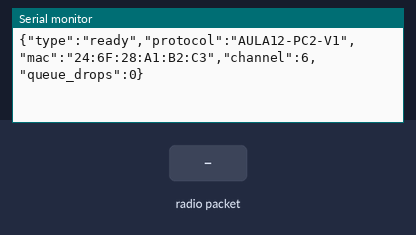
The sketch below on a simulated ESP32-C3. Parts: the last lines printed to the serial monitor. The inputs (shaded band) are chosen by the test bench.

Above: at 1.2 s.
1.3 s: radio packet "\"" arrives
At 1.9 s:
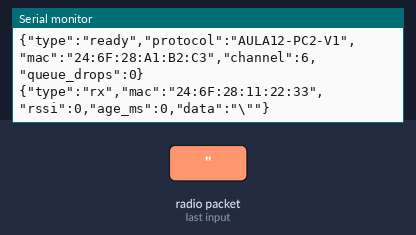
2.8 s: radio packet "1" arrives
At 2.96 s:
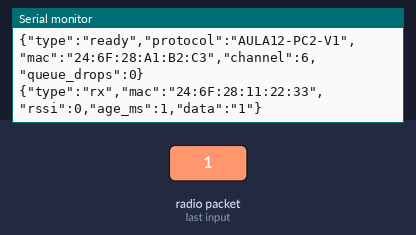

The sketch:

ESP32_Receptor.ino
```cpp
// ESP32-C3 / Arduino-ESP32 3.3.11 / USB CDC On Boot habilitado.
#include <Arduino.h>
#include <WiFi.h>
#include <esp_now.h>
#include <esp_wifi.h>
#include <freertos/FreeRTOS.h>
#include <freertos/queue.h>

constexpr uint8_t CHANNEL = 6;
struct Packet { uint8_t mac[6]; int8_t rssi; uint16_t length; uint32_t at; char data[251]; };
QueueHandle_t packets;
bool ready = false;
uint32_t lastHeartbeat = 0;
volatile uint32_t queueDrops = 0;

void received(const esp_now_recv_info_t *info, const uint8_t *data, int len) {
  if (!info || !data || len < 1 || len > 250 || !packets) return;
  Packet p;
  memcpy(p.mac, info->src_addr, 6);
  p.rssi = info->rx_ctrl ? info->rx_ctrl->rssi : 0;
  p.length = len; p.at = millis();
  memcpy(p.data, data, len); p.data[len] = 0;
  if (xQueueSend(packets, &p, 0) != pdTRUE) queueDrops++;
}
void quoted(const char *data, size_t len) {
  Serial.print('"');
  for (size_t i=0; i<len; i++) {
    uint8_t c = (uint8_t)data[i];
    if (c == '"' || c == '\\') { Serial.print('\\'); Serial.write(c); }
    else if (c < 32 || c > 126) Serial.printf("\\u%04x", c);
    else Serial.write(c);
  }
  Serial.print('"');
}
void setup() {
  Serial.begin(115200);
  // Não esperar indefinidamente por USB: o receptor deve inicializar o rádio.
  packets = xQueueCreate(12, sizeof(Packet));
  if (!packets) return;
  WiFi.mode(WIFI_STA);
  WiFi.setSleep(false);
  if (esp_wifi_set_channel(CHANNEL, WIFI_SECOND_CHAN_NONE) != ESP_OK) return;
  if (esp_now_init() != ESP_OK) return;
  if (esp_now_register_recv_cb(received) != ESP_OK) return;
  ready = true;
}
void loop() {
  Packet p;
  if (packets && xQueueReceive(packets, &p, 0) == pdTRUE) {
    uint32_t age = millis() - p.at;
    // Não apresentar backlog USB como telemetria nova.
    if (age <= 1500 && Serial) {
      Serial.printf("{\"type\":\"rx\",\"mac\":\"%02X:%02X:%02X:%02X:%02X:%02X\",\"rssi\":%d,\"age_ms\":%lu,\"data\":",
        p.mac[0],p.mac[1],p.mac[2],p.mac[3],p.mac[4],p.mac[5],p.rssi,(unsigned long)age);
      quoted(p.data,p.length); Serial.println('}');
    }
  }
  if (millis() - lastHeartbeat >= 1000 && Serial) {
    lastHeartbeat = millis();
    if (ready) Serial.printf("{\"type\":\"ready\",\"protocol\":\"AULA12-PC2-V1\",\"mac\":\"%s\",\"channel\":6,\"queue_drops\":%lu}\n",WiFi.macAddress().c_str(),(unsigned long)queueDrops);
    else Serial.println("{\"type\":\"error\",\"error\":\"INICIALIZACAO_RADIO\"}");
  }
  delay(1);
}
```

Measured:
- after the input at 1.3 s, the serial monitor: prints a new line at once (image 1)
- after the input at 2.8 s, the serial monitor: prints a new line at once (image 2)
